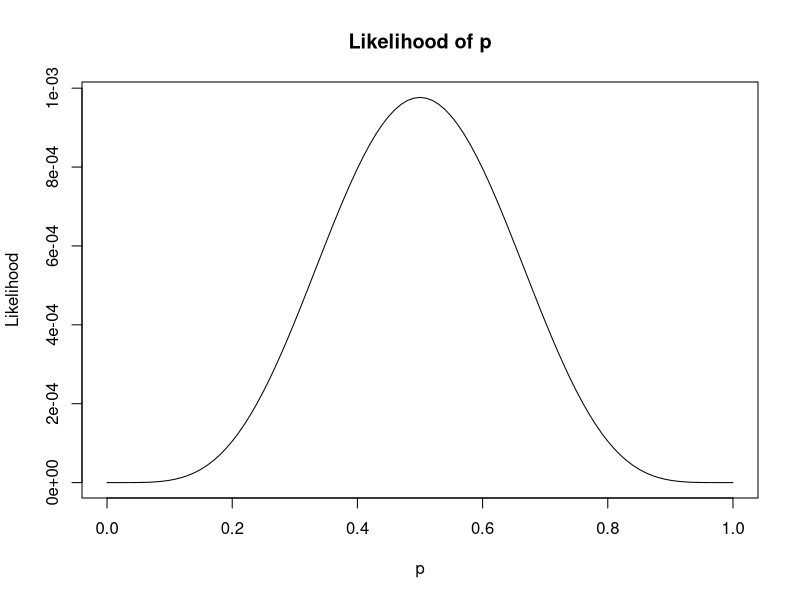
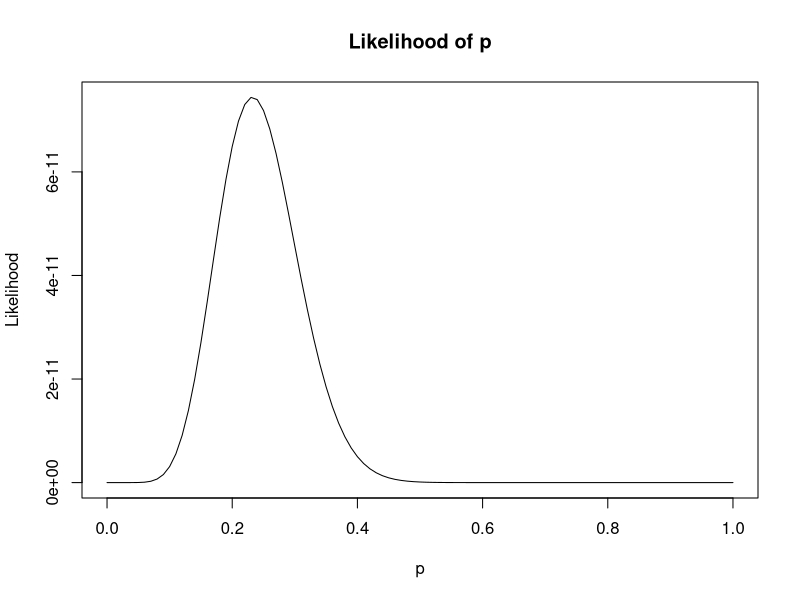
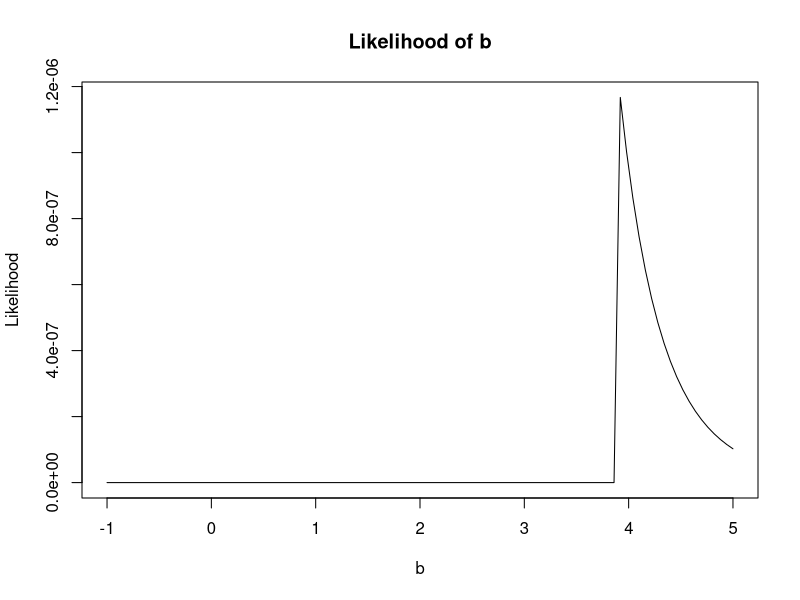
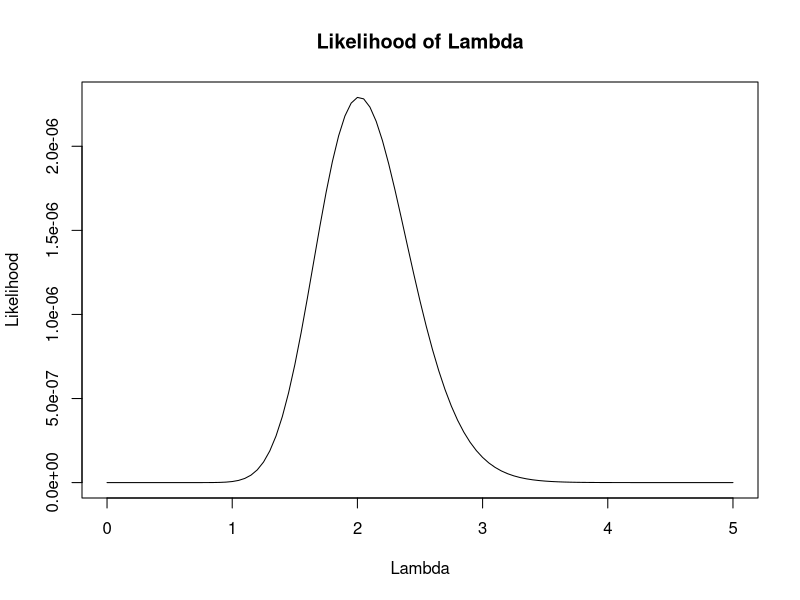
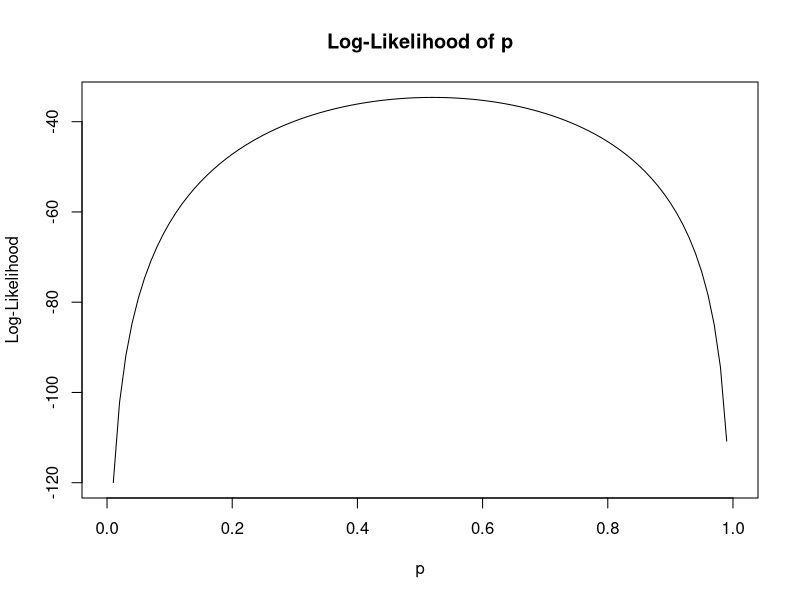
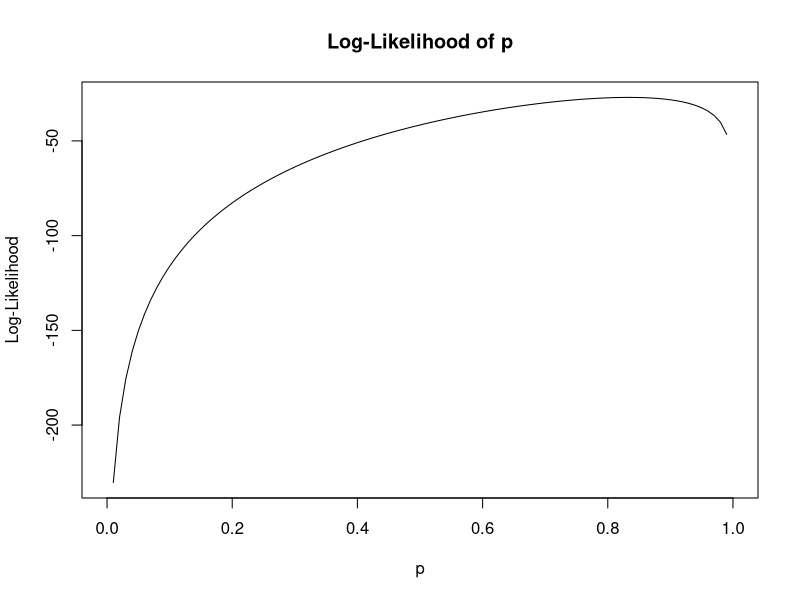
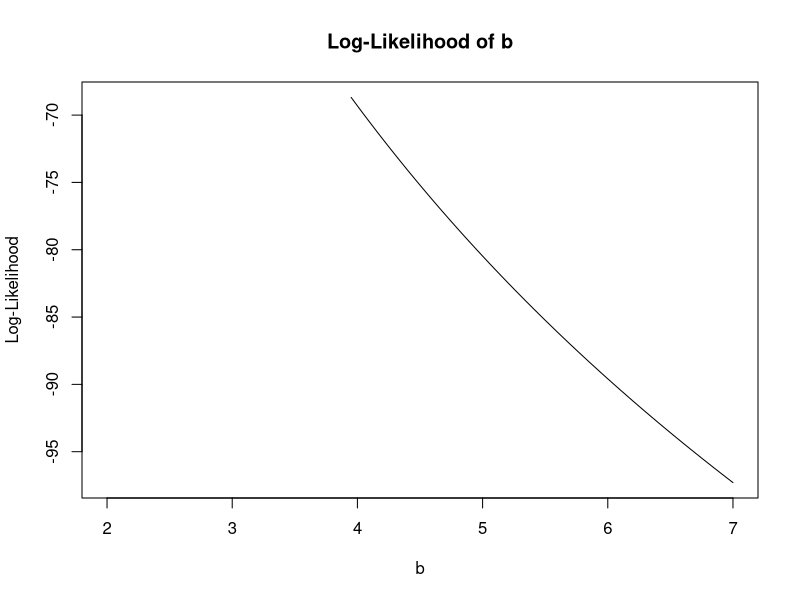

These charts were generated, in order, by the following R code: (Note: this script raises an error after producing the figures.)
## ---- chunk 1
set.seed(100)
## ---- chunk 2
p <- 0.2
x <- rbinom(5, 1, p)
x
prod(dbinom(x, 1, p))
p^sum(x)*(1-p)^(5-sum(x))
## ---- chunk 3
p <- 0.6; x <- rgeom(5, p); x
prod(dgeom(x, p))
p^5*(1-p)^sum(x)
## ---- chunk 4
a <- 2; b <- 4; x <- runif(5, a, b); x
prod(dunif(x, a, b))
(1/(b-a))^5
## ---- chunk 5
# YOUR CODE HERE
## ---- chunk 6
y <- rbinom(10, 1, 0.5)
y

Lp <- function(p) p^sum(y)*(1-p)^(10-sum(y))
curve(Lp, main = "Likelihood of p", xlab = "p", ylab = "Likelihood")
## ---- chunk 7
y <- rgeom(10, 0.2)
y

Lp <- function(p) p^10*(1-p)^sum(y)
curve(Lp, main = "Likelihood of p", xlab = "p", ylab = "Likelihood")
## ---- chunk 8
y <- runif(10, 0, 4)
y

Lb <- function(b) (1/b)^10 * ifelse(max(y) > b, 0, 1) * ifelse(min(y) < 0, 0, 1)
curve(Lb, main = "Likelihood of b", xlab = "b", ylab = "Likelihood",
      xlim = c(-1, 5))
## ---- chunk 9
y <- rgamma(10, 3, 2)
y

Llambda <- function(lambda) (lambda^3/gamma(3))^10*prod(y^(3-1))*exp(-lambda*sum(y))
curve(Llambda, main = "Likelihood of Lambda", 
      xlab = "Lambda", ylab = "Likelihood", xlim = c(0, 5))
## ---- chunk 10
p <- 0.2
x <- rbinom(10, 1, p)
x
sum(dbinom(x, 1, p, log = TRUE))
sum(x)*log(p) + (10-sum(x))*log(1-p)
## ---- chunk 11
y <- rbinom(50, 1, 0.5)

lp <- function(p) sum(y)*log(p) + (50-sum(y))*log(1-p)
curve(lp, main = "Log-Likelihood of p", xlab = "p", ylab = "Log-Likelihood")
## ---- chunk 12
p <- 0.6
x <- rgeom(10, p)
x
sum(dgeom(x, p, log = TRUE))
log(p)*10 + log(1-p)*sum(x)
## ---- chunk 13
y <- rgeom(50, 0.7)

lp <- function(p) log(p)*50 + log(1-p)*sum(y)
curve(lp, main = "Log-Likelihood of p", xlab = "p", ylab = "Log-Likelihood")
## ---- chunk 14
b <- 4
x <- runif(10, 0, b)
x
sum(dunif(x, 0, b, log = TRUE))
-10*log(b) + log(ifelse(max(y) < b, 1, 0))
## ---- chunk 15
y <- runif(50, 0, 4)

lb <- function(b) -50*log(b) + log(ifelse(max(y) < b, 1, 0))
curve(lb, main = "Log-Likelihood of b", xlab = "b", ylab = "Log-Likelihood",
      xlim = c(2, 7))
## ---- chunk 16
# YOUR CODE HERE
## ---- chunk 17
y <- rgamma(50, 3, 2)

llambda <- function(lambda){
  # YOUR CODE HERE
}

curve(llambda, main = "Log-Likelihood of Lambda", 
      xlab = "Lambda", ylab = "Log-Likelihood",
      xlim = c(0, 5))
## ---- chunk 18
y <- c(1, 0, 1, 1, 0, 0, 0, 1, 1, 1, 0, 0, 1, 1, 0, 1, 1, 0, 0, 1)
## ---- chunk 19
n <- length(y)
lp <- function(p) sum(y)*log(p) + (n-sum(y))*log(1-p)

optimize(lp, interval = c(0, 1), maximum = TRUE)

mean(y)
## ---- chunk 20
y <- c(0, 0, 0, 2, 0, 0, 0, 1, 1, 0, 0, 0, 1, 0, 1, 1, 0, 0, 0, 0)
## ---- chunk 21
n <- length(y)

lp <- function(p) log(p)*n + log(1-p)*sum(y)
optimize(lp, interval = c(0, 1), maximum = TRUE)

1/(1+mean(y))
## ---- chunk 22
y <- c(1.23, 1.03, 2.21, 0.23, 1.87, 1.94, 3.25, 1.48, 2.19, 0.68, 2.5, 3.53, 1.12, 1.59, 3.05, 2.68, 0.82, 1.43, 1.44, 2.76)
## ---- chunk 23
n <- length(y)

lb <- function(b) -n*log(b) + log(ifelse(max(y) < b, 1, 0))
optimize(lb, interval = c(max(y), 10), maximum = TRUE)

max(y)
## ---- chunk 24
y <- c(1.35, 3.08, 1.73, 2.08, 0.71, 2.66, 0.51, 1.06, 2.58, 1.25, 1.31, 0.47, 1.31, 1.63, 3.14, 0.32, 2.18, 1.04, 2.64, 0.97)
## ---- chunk 25
# YOUR CODE HERE
